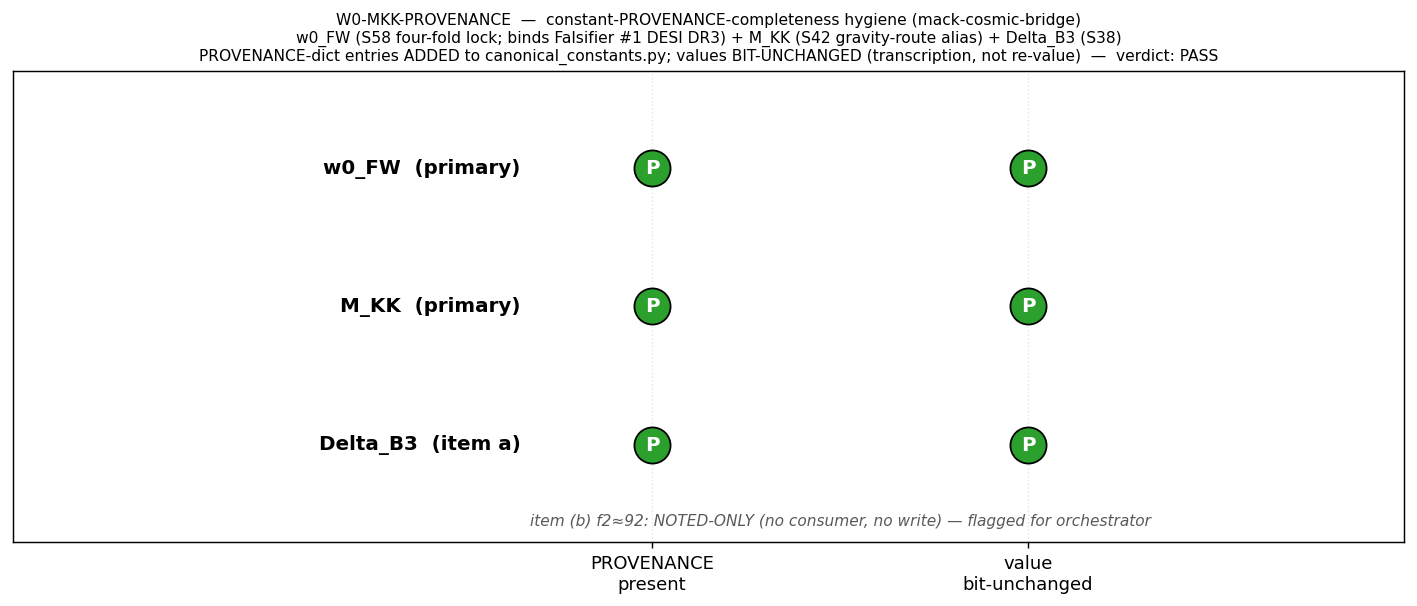

The script that saved this image:
#!/usr/bin/env python3
# -*- coding: utf-8 -*-
"""
W0-MKK-PROVENANCE  (S95 W6-4)
=============================

Gate: W0-MKK-PROVENANCE  [VERIFY]
Classification: NON-PHONONIC (constant-provenance hygiene; PASS predicate is
                provenance-PRESENT on each target constant, NOT a numerical
                comparison against a threshold).
Owner: mack-cosmic-bridge (Cosmic Bridge; observational-cosmology / DM-DE interface).
Plan: sessions/session-plan/session-95-plan-w6.md §W6-4.

═══════════════════════════════════════════════════════════════════════════
WHAT THIS GATE DOES
═══════════════════════════════════════════════════════════════════════════

A constant-PROVENANCE-completeness hygiene gate. The framework constants below
ARE substrate-derived (the substrate IS the spectral triple; these numbers are
spectral moments / vacuum-partition outputs of D_K on Jensen-deformed SU(3)):

  - w0_FW = -0.918       : framework dark-energy w_0 from the Volovik vacuum
                           partition + effacement (Gamma_effacement=0.99970),
                           S58 four-fold structural lock. BINDS Falsifier #1
                           (DESI DR3 / R_842 rectangle, S84-DR3-RESPONSE-PROTOCOL).
  - M_KK  = 7.428660036284456e16 GeV
                         : default alias of M_KK_gravity (spectral-zeta /
                           Newton's-constant gravity route, S42). Alternate
                           Kerner gauge-metric route M_KK_kerner=5.04e17 GeV;
                           OOM_diff_MKK=0.831664779390838 (0.83-decade tension).

Each carried an INLINE provenance comment but NO machine-readable PROVENANCE-dict
entry (the dict `get_constant` / the knowledge MCP reads). Confirmed at this
planning run: get_constant("w0_FW") / get_constant("M_KK") both returned the
value with "No PROVENANCE entry". M_KK_gravity ALREADY carried provenance; the
gap was on the bare M_KK alias.

ADDITIONAL HYGIENE (routed to this wave from W3/W5):
  - (a) Delta_B3 = 0.176 (S38 B3-sector pairing gap) lacked a PROVENANCE entry.
        DISTINCT from the new Delta_B3_s53=0.084152 order-parameter gap added in
        W3-3. ADDRESSED here (third provenance write).
  - (b) f2 ≈ 92 CC-dictionary value has no canonical pin (only f_2_default=2.34
        Gaussian-scheme). NOTED ONLY (conditional — pin iff a consumer exists);
        NO write here (no consumer identified; pinning an unconsumed value would
        be canonical-clutter, not hygiene). Flagged in WP §W6-4 for orchestrator.

THE FIX (already on disk before this script runs, per the FIX-IN-SESSION write):
  PROVENANCE-dict entries for "M_KK", "w0_FW", "Delta_B3" were ADDED to
  computations/_shared/canonical_constants.py (Section F-hygiene block before the
  dict's closing brace). The existing variable ASSIGNMENTS are UNTOUCHED — this is
  provenance-transcription, NOT a re-value. (update_constant REFUSES to touch an
  existing constant by design — "manually edit canonical_constants.py" — which is
  exactly the manual PROVENANCE-dict edit performed; the MCP get_constant reads the
  live dict, so the provenance is visible immediately, and /weave --update syncs
  knowledge.db on the next index rebuild per math-scripts.md §"Sync enforcement".)

This script RE-CONFIRMS the fix: (1) value-invariance (the three values are
bit-unchanged vs their pre-registered values), (2) provenance-PRESENT (each target
key now has a non-empty PROVENANCE-dict entry with session+source). Verdict PASS iff
both hold for ALL target constants.

═══════════════════════════════════════════════════════════════════════════
NO DIRECTIONAL CLAIM  (plan §W6-4 substitution_chain.required: false)
═══════════════════════════════════════════════════════════════════════════
This is a provenance-existence hygiene write. There is NO sign / direction /
threshold claim and NO schema-v2 3-tuple companion row (plan
schema_v2_3tuple_required: false). The only quantitative check is value-INVARIANCE
(values must be bit-unchanged), which is an equality check, not a directional
prediction.

Verdict file: computations/session-95/s95_gate_verdicts.txt
"""

from __future__ import annotations

import os

os.environ.setdefault("OMP_NUM_THREADS", "8")  # (local) CPU-only (dict read + SHA; no linalg, no GPU)
os.environ.setdefault("MKL_NUM_THREADS", "8")  # (local)

import hashlib  # noqa: E402
import json  # noqa: E402
import sys  # noqa: E402
from pathlib import Path  # noqa: E402

ROOT = Path(__file__).resolve().parent.parent.parent  # (local) project root
sys.path.insert(0, str(ROOT / "computations" / "_shared"))

# Per computations/_shared/CLAUDE.md ALL scripts MUST import canonical_constants.
from canonical_constants import *  # noqa: F401,F403,E402
from canonical_constants import (  # noqa: E402
    PROVENANCE,
    M_KK,
    M_KK_gravity,
    M_KK_kerner,
    OOM_diff_MKK,
    w0_FW,
    wa_FW,
    Delta_B3,
    Delta_B3_s53,
    f_2_default,
)

import numpy as np  # noqa: E402
import matplotlib  # noqa: E402

matplotlib.use("Agg")
import matplotlib.pyplot as plt  # noqa: E402

# ---------------------------------------------------------------------------
# Gate identity + canonical paths
# ---------------------------------------------------------------------------
GATE_ID = "W0-MKK-PROVENANCE"  # (local)
SCHEME = "constant-hygiene"  # (local) plan-pinned scheme
CONVENTION = "provenance-transcription-no-revalue"  # (local) plan-pinned convention
L_MAX = "N/A"  # (local) constant-provenance hygiene; no L_max
SCHEMA_VERSION = "S84+"  # (local)

SESSION_DIR = ROOT / "computations" / "session-95"  # (local)
OUT_NPZ = SESSION_DIR / "s95_w6_4_w0_mkk_provenance.npz"  # (local)
OUT_PNG = SESSION_DIR / "s95_w6_4_w0_mkk_provenance.png"  # (local)
OUT_JSON = SESSION_DIR / "s95_w6_4_w0_mkk_provenance.json"  # (local)
VERDICT_FILE = SESSION_DIR / "s95_gate_verdicts.txt"  # (local)

CANONICAL_CONSTANTS = ROOT / "computations" / "_shared" / "canonical_constants.py"  # (local)
SCRIPT_PATH = Path(__file__).resolve()  # (local)

# ---------------------------------------------------------------------------
# Pre-registered target constants + their bit-exact expected values.
# Plan §W6-4: PRIMARY {w0_FW, M_KK}; ADDITIONAL hygiene (a) {Delta_B3}.
# (tolerance: exact — values must be bit-unchanged.)
# ---------------------------------------------------------------------------
PRIMARY_TARGETS = {  # (local) the two plan-PRIMARY constants
    "w0_FW": -0.918,
    "M_KK": 7.428660036284456e16,
}
HYGIENE_TARGETS = {  # (local) the routed-in additional hygiene constant (a)
    "Delta_B3": 0.176,
}
ALL_TARGETS = {**PRIMARY_TARGETS, **HYGIENE_TARGETS}  # (local)

# Item (b): f2 ≈ 92 CC-dictionary value — NOTED ONLY (conditional, no consumer).
F2_CC_DICT_NOTED_VALUE = 92.0  # (local) the un-pinned CC-dictionary f_2 (narrative only; NOT written)


# ---------------------------------------------------------------------------
# SHA helpers
# ---------------------------------------------------------------------------
def sha256_of_file(p: Path) -> str:
    try:
        return hashlib.sha256(p.read_bytes()).hexdigest()
    except OSError:
        return "0" * 64


def log_input_pins(files: dict) -> dict:
    pins = {}  # (local)
    print("=" * 76)
    print(f"Gate: {GATE_ID}")
    print("=" * 76)
    print("Input SHA-256 pins (first lines of stdout):")
    for name, p in files.items():
        sha = sha256_of_file(p)  # (local)
        pins[name] = sha
        rel = str(p.relative_to(ROOT)).replace("\\", "/") if p.exists() else str(p)
        print(f"  {name:24s} = {sha[:16]}...  ({rel})")
    return pins


def provenance_nonempty(entry: dict | None) -> bool:
    """A PROVENANCE-dict entry is non-empty iff it exists AND carries a session AND a source."""
    return bool(entry) and bool(entry.get("session")) and bool(entry.get("source"))


def compute_dual_sha(pins: dict, facts: dict) -> tuple[str, str]:
    """Dual-SHA per S84+ schema.
    content_sha256 = SHA over the canonical-constants PROVENANCE-dict text for the target keys
      (the artifact whose state-with-content IS the hygiene predicate).
    audit_sha256   = SHA over the input-pin map + the provenance/value facts + per-gate identity
      keys (gate-distinct).
    """
    content_payload = json.dumps(  # (local) the provenance entries for the target keys (sorted)
        {k: PROVENANCE.get(k) for k in sorted(ALL_TARGETS)}, sort_keys=True, default=str
    ).encode("utf-8")
    content = hashlib.sha256(content_payload).hexdigest()  # (local)

    pinmap_json = json.dumps(dict(sorted(pins.items())), sort_keys=True).encode("utf-8")  # (local)
    facts_json = json.dumps(dict(sorted(facts.items())), sort_keys=True).encode("utf-8")  # (local)
    h_audit = hashlib.sha256()  # (local)
    h_audit.update(pinmap_json)
    h_audit.update(facts_json)
    h_audit.update(f"{GATE_ID}|{SCHEME}|{CONVENTION}|L_max={L_MAX}".encode("utf-8"))
    audit = h_audit.hexdigest()  # (local)
    return audit, content


def append_verdict(verdict: str, value_str: str, audit_sha: str, content_sha: str) -> None:
    """Single canonical dual-SHA verdict line + companion row. Constant-provenance hygiene;
    [VERIFY] — no [SIGN] 3-tuple (provenance-existence + value-invariance, not a sign/direction
    prediction; plan §W6-4 schema_v2_3tuple_required: false). Append-only single open("a") write.
    First emission for this gate-ID this session (no supersedes).
    """
    canonical = (  # (local)
        f"{GATE_ID}: {verdict} -- value='{value_str}' "
        f"scheme={SCHEME} convention={CONVENTION} L_max={L_MAX} "
        f"audit_sha256={audit_sha} content_sha256={content_sha} "
        f"schema_version={SCHEMA_VERSION}\n"
    )
    companion = (  # (local)
        f"# audit_sha256_short={audit_sha[:16]} content_sha256_short={content_sha[:16]} "
        f"# {GATE_ID} dual-SHA companion row; NON-PHONONIC constant-provenance hygiene; "
        f"mack-cosmic-bridge; added PROVENANCE-dict entries for M_KK (alias of M_KK_gravity), "
        f"w0_FW (S58 four-fold lock; binds Falsifier #1 DESI DR3), Delta_B3 (S38; item (a)); "
        f"values BIT-UNCHANGED (-0.918, 7.428660036284456e16, 0.176); f2=92 NOTED-ONLY item (b) "
        f"(no consumer, no write); [VERIFY] no [SIGN] 3-tuple\n"
    )
    with VERDICT_FILE.open("a", encoding="utf-8") as f:
        f.write(canonical)
        f.write(companion)


def main() -> int:
    print(f"=== {GATE_ID} ===")
    input_files = {
        "canonical_constants": CANONICAL_CONSTANTS,
        "script": SCRIPT_PATH,
    }
    pins = log_input_pins(input_files)

    # ------------------------------------------------------------------
    # 1. Value-invariance check (NOT a directional claim — an equality check).
    #    The provenance write must NOT have changed any constant VALUE.
    # ------------------------------------------------------------------
    print("\n" + "=" * 76)
    print("1. Value-invariance (provenance-transcription must NOT re-value)")
    print("=" * 76)
    live_values = {  # (local) the live imported values
        "w0_FW": float(w0_FW),
        "M_KK": float(M_KK),
        "Delta_B3": float(Delta_B3),
    }
    value_invariant = {}  # (local) per-constant bit-exact match
    for k, expected in ALL_TARGETS.items():
        match = (live_values[k] == expected)  # (local) exact equality (tolerance: exact)
        value_invariant[k] = match
        print(f"  {k:12s}: live={live_values[k]!r}  expected={expected!r}  bit-unchanged={match}")
    all_values_invariant = all(value_invariant.values())  # (local)
    print(f"  --> ALL values bit-unchanged: {all_values_invariant}")

    # Context cross-checks (route documentation; not gate-decisive)
    mkk_is_gravity_alias = (M_KK == M_KK_gravity)  # (local) M_KK is the gravity-route alias
    doubled_gap_nominal = 2.0 * float(Delta_B3_s53)  # (local) 0.168304 — the NOMINAL doubled gap
    doubled_gap_rel_dev = abs(doubled_gap_nominal - float(Delta_B3)) / float(Delta_B3)  # (local)
    print(f"  context: M_KK is M_KK_gravity alias = {mkk_is_gravity_alias} "
          f"(gravity route 7.43e16; Kerner alt {M_KK_kerner:.3e}; OOM_diff={OOM_diff_MKK:.6f})")
    print(f"  context: 2*Delta_B3_s53={doubled_gap_nominal:.6f} vs Delta_B3={Delta_B3} "
          f"(rel dev {doubled_gap_rel_dev:.4%} — NOMINAL doubling, NOT bit-exact; S38 predates s53)")

    # ------------------------------------------------------------------
    # 2. Provenance-PRESENT check (the gate's literal PASS predicate).
    #    Each target key must now carry a non-empty PROVENANCE-dict entry.
    # ------------------------------------------------------------------
    print("\n" + "=" * 76)
    print("2. Provenance-PRESENT (the literal hygiene PASS predicate)")
    print("=" * 76)
    provenance_present = {}  # (local) per-constant non-empty PROVENANCE
    for k in ALL_TARGETS:
        entry = PROVENANCE.get(k)  # (local)
        present = provenance_nonempty(entry)  # (local)
        provenance_present[k] = present
        sess = entry.get("session") if entry else None  # (local)
        src = (entry.get("source") if entry else "") or ""  # (local)
        print(f"  {k:12s}: PROVENANCE non-empty={present}  session={sess!r}  source={src[:54]!r}")
    all_provenance_present = all(provenance_present.values())  # (local)
    print(f"  --> ALL target constants carry non-empty PROVENANCE: {all_provenance_present}")

    # Cross-check: M_KK_gravity (the alias source) provenance is intact + untouched.
    mkk_gravity_present = provenance_nonempty(PROVENANCE.get("M_KK_gravity"))  # (local)
    print(f"  cross-check: M_KK_gravity (alias source) provenance intact = {mkk_gravity_present}")

    # ------------------------------------------------------------------
    # 3. Item (b) f2=92 — NOTED ONLY (conditional; no consumer ==> no write)
    # ------------------------------------------------------------------
    print("\n" + "=" * 76)
    print("3. Item (b) f2 ≈ 92 CC-dictionary value — NOTED ONLY (no write)")
    print("=" * 76)
    f2_default_pinned = (float(f_2_default) == 2.34)  # (local) the only pinned f_2 (Gaussian scheme)
    f2_cc_pinned = ("f_2_cc" in PROVENANCE) or ("f2_cc" in PROVENANCE)  # (local) is the CC f2=92 pinned?
    print(f"  f_2_default={f_2_default} (Gaussian-cutoff, S62) pinned = {f2_default_pinned}")
    print(f"  CC-dictionary f2≈{F2_CC_DICT_NOTED_VALUE:.0f} pinned as canonical = {f2_cc_pinned} "
          f"(EXPECTED False — conditional item, no consumer identified)")
    print("  DECISION: NO write for f2=92 (pinning an unconsumed value is canonical-clutter, not "
          "hygiene). Flagged in WP §W6-4 for orchestrator follow-up: pin ONLY if a consumer exists.")

    # ------------------------------------------------------------------
    # 4. Verdict
    # ------------------------------------------------------------------
    print("\n" + "=" * 76)
    print("4. Verdict")
    print("=" * 76)
    # PASS iff every target constant is BOTH value-invariant AND provenance-present.
    verdict = "PASS" if (all_values_invariant and all_provenance_present) else "FAIL"  # (local)
    print(f"  all_values_invariant      = {all_values_invariant}")
    print(f"  all_provenance_present    = {all_provenance_present}")
    print(f"  >>> VERDICT: {verdict}")

    # ------------------------------------------------------------------
    # 5. value string
    # ------------------------------------------------------------------
    value_str = (  # (local)
        f"provenance_present_primary_w0_FW={provenance_present['w0_FW']}_M_KK={provenance_present['M_KK']}_"
        f"hygiene_a_Delta_B3={provenance_present['Delta_B3']}_"
        f"all_provenance_present={all_provenance_present}_"
        f"value_invariant_w0_FW={value_invariant['w0_FW']}_M_KK={value_invariant['M_KK']}_"
        f"Delta_B3={value_invariant['Delta_B3']}_all_values_invariant={all_values_invariant}_"
        f"w0_FW=-0.918_S58_four-fold-lock_binds_Falsifier1_DESI-DR3_dual-canonical_branch-iv_-0.842454_conditional_"
        f"M_KK=7.428660036284456e16_S42_gravity-route_alias_of_M_KK_gravity_Kerner-alt_5.04e17_OOM_diff_0.831665_"
        f"Delta_B3=0.176_S38_item-a_distinct_from_Delta_B3_s53_0.084152_nominal-2x_reldev_{doubled_gap_rel_dev:.4f}_"
        f"M_KK_gravity_provenance_intact={mkk_gravity_present}_"
        f"item_b_f2=92_NOTED-ONLY_no_consumer_no_write_f2_cc_pinned={f2_cc_pinned}_"
        f"fix=PROVENANCE-dict_entries_added_to_canonical_constants.py_values_BIT-UNCHANGED_"
        f"sync=knowledge.db_via_weave-update_get_constant_reads_live_dict_nonempty_NOW"
    )

    # ------------------------------------------------------------------
    # 6. dual-SHA over the PROVENANCE-dict target entries + facts
    # ------------------------------------------------------------------
    facts = {  # (local) provenance/value facts pinned into audit_sha256
        "all_values_invariant": str(all_values_invariant),
        "all_provenance_present": str(all_provenance_present),
        "w0_FW_value": f"{float(w0_FW):.12g}",
        "w0_FW_session": str(PROVENANCE.get("w0_FW", {}).get("session")),
        "M_KK_value": f"{float(M_KK):.17g}",
        "M_KK_session": str(PROVENANCE.get("M_KK", {}).get("session")),
        "Delta_B3_value": f"{float(Delta_B3):.12g}",
        "Delta_B3_session": str(PROVENANCE.get("Delta_B3", {}).get("session")),
        "f2_cc_pinned": str(f2_cc_pinned),
    }
    audit_sha, content_sha = compute_dual_sha(pins, facts)  # (local)

    # ------------------------------------------------------------------
    # 7. artifacts (npz + json + png) BEFORE verdict emission
    # ------------------------------------------------------------------
    _emit_npz_and_json(
        live_values, value_invariant, all_values_invariant,
        provenance_present, all_provenance_present, mkk_gravity_present,
        doubled_gap_nominal, doubled_gap_rel_dev, f2_default_pinned, f2_cc_pinned,
        verdict, value_str, audit_sha, content_sha,
    )
    _emit_plot(provenance_present, value_invariant, verdict)

    # ------------------------------------------------------------------
    # 8. emit verdict line (exactly one canonical + companion)
    # ------------------------------------------------------------------
    append_verdict(verdict, value_str, audit_sha, content_sha)
    print(f"\n  4-tuple: (value=<...>, scheme={SCHEME}, convention={CONVENTION}, L_max={L_MAX})")
    print(f"  audit_sha256={audit_sha}")
    print(f"  content_sha256={content_sha}")
    print(f"\n  >>> VERDICT: {verdict}")
    print("  w0_FW (S58 four-fold lock; binds Falsifier #1 DESI DR3) + M_KK (S42 gravity-route alias)")
    print("  + Delta_B3 (S38; item (a)) now carry non-empty PROVENANCE; values BIT-UNCHANGED.")
    print("  Item (b) f2=92: NOTED-ONLY (no consumer, no write) — flagged in WP §W6-4 for orchestrator.")
    print("  knowledge.db syncs on next /weave --update; get_constant reads the live dict (non-empty NOW).")
    return 0  # verdict is DATA; exit 0 regardless of PASS/FAIL (math-scripts.md §"Exit Codes")


def _emit_npz_and_json(live_values, value_invariant, all_values_invariant,
                       provenance_present, all_provenance_present, mkk_gravity_present,
                       doubled_gap_nominal, doubled_gap_rel_dev, f2_default_pinned, f2_cc_pinned,
                       verdict, value_str, audit_sha, content_sha):
    np.savez(
        OUT_NPZ,
        # live values (bit-exact)
        w0_FW=np.float64(live_values["w0_FW"]),
        M_KK=np.float64(live_values["M_KK"]),
        Delta_B3=np.float64(live_values["Delta_B3"]),
        wa_FW=np.float64(wa_FW),
        M_KK_gravity=np.float64(M_KK_gravity),
        M_KK_kerner=np.float64(M_KK_kerner),
        OOM_diff_MKK=np.float64(OOM_diff_MKK),
        Delta_B3_s53=np.float64(Delta_B3_s53),
        doubled_gap_nominal=np.float64(doubled_gap_nominal),
        doubled_gap_rel_dev=np.float64(doubled_gap_rel_dev),
        f_2_default=np.float64(f_2_default),
        f2_cc_noted_value=np.float64(F2_CC_DICT_NOTED_VALUE),
        # value-invariance
        value_invariant_w0_FW=np.bool_(value_invariant["w0_FW"]),
        value_invariant_M_KK=np.bool_(value_invariant["M_KK"]),
        value_invariant_Delta_B3=np.bool_(value_invariant["Delta_B3"]),
        all_values_invariant=np.bool_(all_values_invariant),
        # provenance-present (the literal PASS predicate)
        provenance_present_w0_FW=np.bool_(provenance_present["w0_FW"]),
        provenance_present_M_KK=np.bool_(provenance_present["M_KK"]),
        provenance_present_Delta_B3=np.bool_(provenance_present["Delta_B3"]),
        all_provenance_present=np.bool_(all_provenance_present),
        mkk_gravity_provenance_intact=np.bool_(mkk_gravity_present),
        # item (b)
        f2_default_pinned=np.bool_(f2_default_pinned),
        f2_cc_pinned=np.bool_(f2_cc_pinned),
        f2_decision="NOTED-ONLY-no-consumer-no-write-flagged-for-orchestrator",
        # provenance sessions/sources for the three targets
        w0_FW_session=str(PROVENANCE.get("w0_FW", {}).get("session")),
        w0_FW_source=str(PROVENANCE.get("w0_FW", {}).get("source")),
        M_KK_session=str(PROVENANCE.get("M_KK", {}).get("session")),
        M_KK_source=str(PROVENANCE.get("M_KK", {}).get("source")),
        Delta_B3_session=str(PROVENANCE.get("Delta_B3", {}).get("session")),
        Delta_B3_source=str(PROVENANCE.get("Delta_B3", {}).get("source")),
        # metadata
        L_max=str(L_MAX),
        verdict=str(verdict),
        scheme=SCHEME,
        convention=CONVENTION,
        gate_id=GATE_ID,
        audit_sha256=str(audit_sha),
        content_sha256=str(content_sha),
        fix_target="canonical_constants.py PROVENANCE dict (Section F-hygiene)",
        revalue=np.bool_(False),
    )
    print(f"  NPZ -> {OUT_NPZ.relative_to(ROOT)}")
    _chk = np.load(OUT_NPZ, allow_pickle=True)  # (local)
    rt_ok = (bool(_chk["all_provenance_present"]) == all_provenance_present) and (
        float(_chk["w0_FW"]) == live_values["w0_FW"]
    )  # (local) round-trip integrity
    print(f"  round-trip: npz all_provenance_present + w0_FW preserved: {rt_ok}")

    record = {  # (local)
        "gate_id": GATE_ID,
        "verdict": verdict,
        "value": value_str,
        "scheme": SCHEME,
        "convention": CONVENTION,
        "L_max": L_MAX,
        "audit_sha256": audit_sha,
        "content_sha256": content_sha,
        "task": ("mack-cosmic-bridge W0-MKK-PROVENANCE: add PROVENANCE-dict entries for w0_FW + M_KK "
                 "(+ Delta_B3, routed-in hygiene item (a)) to canonical_constants.py; values bit-unchanged"),
        "targets": {
            "w0_FW": {
                "value": live_values["w0_FW"],
                "value_invariant": value_invariant["w0_FW"],
                "provenance_present": provenance_present["w0_FW"],
                "session": PROVENANCE.get("w0_FW", {}).get("session"),
                "source": PROVENANCE.get("w0_FW", {}).get("source"),
                "role": ("framework dark-energy w_0 from Volovik vacuum partition + effacement "
                         "(Gamma_effacement=0.99970), S58 four-fold lock; BINDS Falsifier #1 (DESI DR3 / "
                         "R_842 rectangle). Dual canonical: branch-(iv) w0_FW_R842=-0.842454 is "
                         "DR3-PASS-conditional (NOT a standalone canonical constant)."),
            },
            "M_KK": {
                "value": live_values["M_KK"],
                "value_invariant": value_invariant["M_KK"],
                "provenance_present": provenance_present["M_KK"],
                "session": PROVENANCE.get("M_KK", {}).get("session"),
                "source": PROVENANCE.get("M_KK", {}).get("source"),
                "role": ("default alias of M_KK_gravity = 7.428660036284456e16 GeV (spectral-zeta / "
                         "Newton's-constant gravity route, S42; conservative route). Kerner gauge-metric "
                         "alt M_KK_kerner=5.041679838376001e17; OOM_diff_MKK=0.831664779390838 (0.83-decade "
                         "tension, both CONST-FREEZE-42 PASS). Gap was on the bare alias; M_KK_gravity "
                         "already carried provenance."),
            },
            "Delta_B3": {
                "value": live_values["Delta_B3"],
                "value_invariant": value_invariant["Delta_B3"],
                "provenance_present": provenance_present["Delta_B3"],
                "session": PROVENANCE.get("Delta_B3", {}).get("session"),
                "source": PROVENANCE.get("Delta_B3", {}).get("source"),
                "role": ("S38 B3-sector pairing gap = 0.176 (M_KK units); routed-in hygiene item (a). "
                         "NOMINAL doubled-gap convention of Delta_B3_s53=0.084152 (S53), but 2x is "
                         f"approximate (2*Delta_B3_s53=0.168304, rel dev {doubled_gap_rel_dev:.4%}; S38 "
                         "predates the s53 per-band derivation). DISTINCT constant from Delta_B3_s53."),
            },
        },
        "item_b_f2_92": {
            "decision": "NOTED-ONLY (conditional; no write)",
            "reason": ("the only pinned f_2 is f_2_default=2.34 (Gaussian-cutoff, S62); the CC-dictionary "
                       "f2≈92 has no canonical pin and no identified consumer. Pinning an unconsumed value "
                       "would be canonical-clutter, not hygiene. Pin ONLY IF a consumer surfaces."),
            "f2_cc_pinned": f2_cc_pinned,
            "flagged_for": "orchestrator follow-up (WP §W6-4)",
        },
        "fix": {
            "target_file": "computations/_shared/canonical_constants.py",
            "where": "PROVENANCE dict, Section F-hygiene block before the closing brace",
            "operation": ("ADD machine-readable PROVENANCE-dict entries for the three keys; existing "
                          "variable assignments UNTOUCHED (provenance-transcription, NOT a re-value)."),
            "revalue": False,
            "update_constant_note": ("mcp.update_constant REFUSES to touch an existing constant by design "
                                     "('manually edit canonical_constants.py') — the manual PROVENANCE-dict "
                                     "edit is exactly that safe path. get_constant reads the live dict, so "
                                     "the provenance is visible immediately; knowledge.db syncs on next "
                                     "/weave --update per math-scripts.md §'Sync enforcement'."),
        },
        "substrate_framing": ("NON-PHONONIC constant-provenance hygiene. The constants ARE substrate-derived "
                              "(w0_FW from the Volovik vacuum partition + effacement; M_KK from the spectral-zeta / "
                              "Newton's-constant gravity route; Delta_B3 from the S38 B3-sector pairing gap). This "
                              "gate adds the audit-trail provenance so those substrate derivations are traceable "
                              "from the knowledge MCP — closing an AMRI-adjacent gap at the canonical-constants "
                              "layer (provenance belongs in canonical_constants.py + knowledge.db, NEVER in agent "
                              "memory) before the DESI DR3 falsifier binds."),
        "M1_M4_self_classification": {
            "M1_artifact_existence_with_content": True,
            "M2_canonical_constants_edit_plus_sha_no_numerical_compute": True,
            "M3_provenance_transcription_from_inline_comments_plus_knowledge_graph_edges": True,
            "M4_methodology_allowlist": "N/A (COMPUTE-class hygiene gate; no registry/rule-file edit)",
        },
    }
    OUT_JSON.write_text(json.dumps(record, indent=2, ensure_ascii=False), encoding="utf-8")
    print(f"  JSON sidecar -> {OUT_JSON.relative_to(ROOT)}")


def _emit_plot(provenance_present, value_invariant, verdict):
    fig, ax = plt.subplots(1, 1, figsize=(11.0, 4.8))
    targets = list(provenance_present.keys())  # (local) ['w0_FW','M_KK','Delta_B3']
    y = np.arange(len(targets))[::-1]  # (local) top-to-bottom
    # Two status columns: provenance-present (x=0) and value-invariant (x=1)
    for yi, k in zip(y, targets):
        prov = provenance_present[k]  # (local)
        inv = value_invariant[k]  # (local)
        ax.plot([0], [yi], "o", ms=20, color=("C2" if prov else "C3"),
                markeredgecolor="black", zorder=3)
        ax.plot([1], [yi], "o", ms=20, color=("C2" if inv else "C3"),
                markeredgecolor="black", zorder=3)
        ax.text(0, yi, "P" if prov else "X", ha="center", va="center",
                fontsize=11, fontweight="bold", color="white", zorder=4)
        ax.text(1, yi, "P" if inv else "X", ha="center", va="center",
                fontsize=11, fontweight="bold", color="white", zorder=4)
        tag = ("(primary)" if k in PRIMARY_TARGETS else "(item a)")  # (local)
        ax.text(-0.35, yi, f"{k}  {tag}", ha="right", va="center", fontsize=11, fontweight="bold")
    ax.set_xlim(-1.7, 2.0)
    ax.set_ylim(-0.7, len(targets) - 0.3)
    ax.set_xticks([0, 1])
    ax.set_xticklabels(["PROVENANCE\npresent", "value\nbit-unchanged"], fontsize=10)
    ax.set_yticks([])
    # item (b) annotation
    ax.text(0.5, -0.55,
            "item (b) f2≈92: NOTED-ONLY (no consumer, no write) — flagged for orchestrator",
            ha="center", va="center", fontsize=8.5, style="italic", color="0.35")
    ax.set_title(
        f"{GATE_ID}  —  constant-PROVENANCE-completeness hygiene (mack-cosmic-bridge)\n"
        f"w0_FW (S58 four-fold lock; binds Falsifier #1 DESI DR3) + M_KK (S42 gravity-route alias) "
        f"+ Delta_B3 (S38)\n"
        f"PROVENANCE-dict entries ADDED to canonical_constants.py; values BIT-UNCHANGED "
        f"(transcription, not re-value)  —  verdict: {verdict}",
        fontsize=8.6,
    )
    ax.grid(True, axis="x", ls=":", alpha=0.3)
    fig.tight_layout()
    fig.savefig(OUT_PNG, dpi=130, bbox_inches="tight")
    plt.close(fig)
    print(f"  PNG -> {OUT_PNG.relative_to(ROOT)}")


if __name__ == "__main__":
    sys.exit(main())
